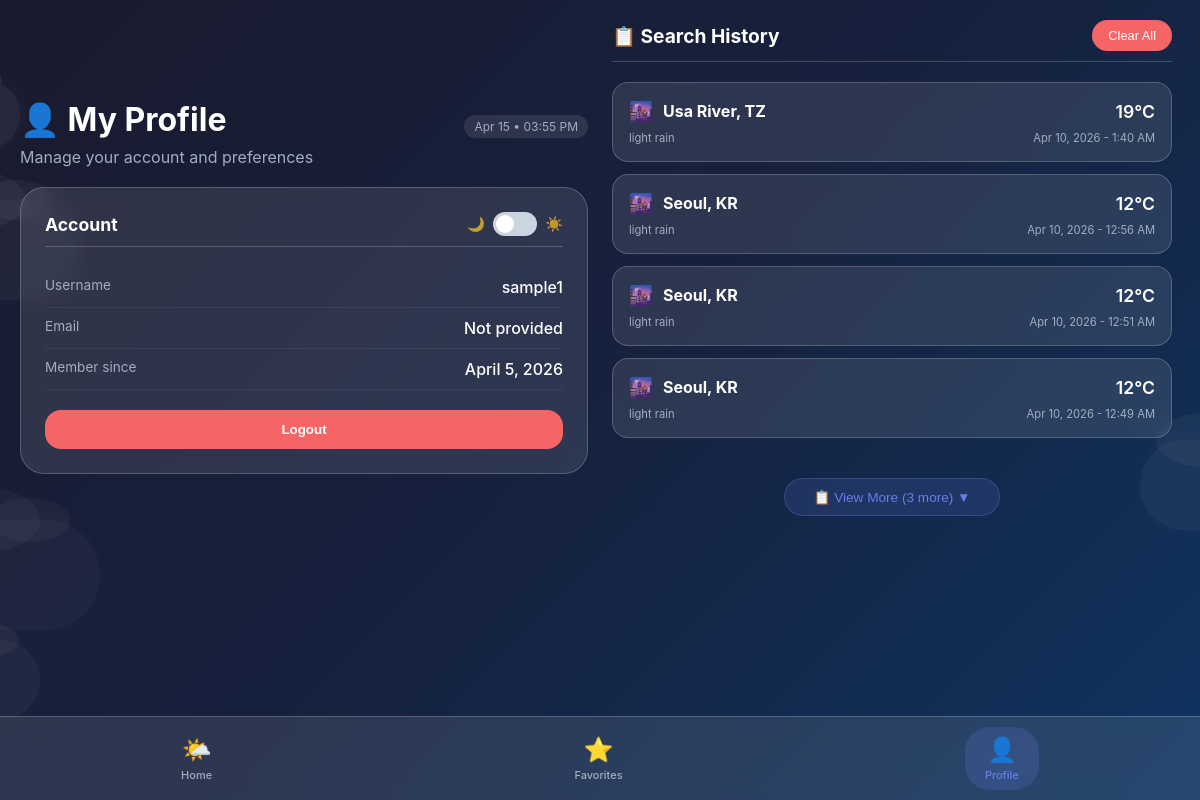
The page /profile/ (signed in) on the database as committed earlier.
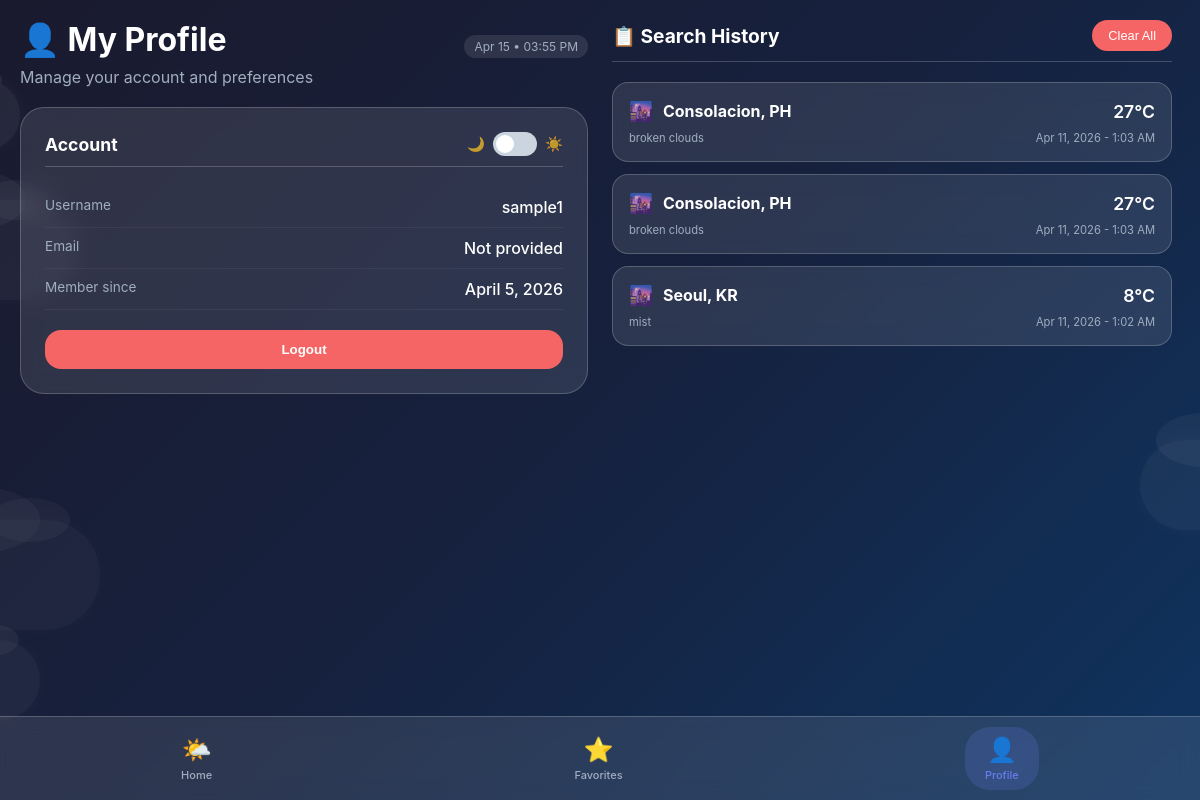
The same page on the database as committed later.
### weatherwise/models.py (models this page shows, shortened)
class WeatherSearch(models.Model):
    user = models.ForeignKey(User, on_delete=models.CASCADE, null=True, blank=True)
    city = models.CharField(max_length=100)
    country = models.CharField(max_length=100, blank=True)
    temperature = models.FloatField()
    feels_like = models.FloatField(null=True, blank=True)
    description = models.CharField(max_length=200)
    icon = models.CharField(max_length=10, blank=True)
    humidity = models.IntegerField()
    wind_speed = models.FloatField()
    pressure = models.IntegerField(null=True, blank=True)
    searched_at = models.DateTimeField(auto_now_add=True)
    class Meta:
        ordering = ['-searched_at']
        indexes = [
            models.Index(fields=['user', '-searched_at']),
            models.Index(fields=['city']),
        ]

### weatherwise/views.py (the view)
# urls.py: path('profile/', views.profile_view, name='profile'),
@login_required
def profile_view(request):
    search_history = WeatherSearch.objects.filter(user=request.user)[:20]
    context = {
        'search_history': search_history,
    }
    return render(request, 'weatherwise/profile.html', context)

### weatherwise/templates/weatherwise/profile.html (shortened to what this page needs)
{% extends 'base.html' %}
{% block content %}
<div class="two-column-layout">
    <div class="left-column">
        <div class="sticky-content">
            <div class="welcome-header">
                <div class="title-section">
                    <h1>👤 My Profile</h1>
                    <div class="datetime-small" id="profileDateTime"></div>
                </div>
                <p>Manage your account and preferences</p>
            </div>
            <div class="profile-card">
                <div class="card-header">
                    <h3>Account</h3>
                    <div class="theme-switch-wrapper">
                        <span class="theme-icon moon">🌙</span>
                        <label class="theme-switch">
                            <span class="slider"></span>
                        </label>
                        <span class="theme-icon sun">☀️</span>
                    </div>
                </div>
                <div class="account-info">
                    <div class="info-row">
                        <span class="info-label">Username</span>
                        <span class="info-value">{{ user.username }}</span>
                    </div>
                    <div class="info-row">
                        <span class="info-label">Email</span>
                        <span class="info-value">{{ user.email|default:"Not provided" }}</span>
                    </div>
                    <div class="info-row">
                        <span class="info-label">Member since</span>
                        <span class="info-value">{{ user.date_joined|date:"F j, Y" }}</span>
                    </div>
                </div>
                <form method="post" action="{% url 'accounts:logout' %}">
                    <button type="submit" class="logout-btn">Logout</button>
                </form>
            </div>
        </div>
    </div>
    <div class="right-column">
        <div class="history-header">
            <h3>📋 Search History</h3>
            {% if search_history %}
            <button onclick="showClearHistoryModal()" class="clear-btn">Clear All</button>
            {% endif %}
        </div>
        <div id="searchHistoryContainer">
            {% if search_history %}
                <div class="history-list">
                    {% for search in search_history %}
                    <div class="history-item {% if forloop.counter > 4 %}history-hidden{% endif %}"
                         onclick="window.location.href='/?city={{ search.city }}'">
                        <div class="history-main">
                            <div class="history-city">
                                <span class="history-icon">🌆</span>
                                <strong>{{ search.city }}, {{ search.country }}</strong>
                            </div>
                            <div class="history-temp">{{ search.temperature|floatformat:0 }}°C</div>
                        </div>
                        <div class="history-meta">
                            <span>{{ search.description }}</span>
                            <span>{{ search.searched_at|date:"M j, Y - g:i A" }}</span>
                        </div>
                    </div>
                    {% endfor %}
                </div>
                {% if search_history|length > 4 %}
                <div class="view-more-container">
                    <button id="viewMoreBtn" class="view-more-btn" onclick="toggleHistory()">
                        📋 View More ({{ search_history|length|add:"-4" }} more) ▼
                    </button>
                </div>
                {% endif %}
            {% else %}
                <div class="empty-history">
                    <div class="empty-icon">📭</div>
                    <p>No search history yet</p>
                    <p class="empty-hint">Search for a city to see it here!</p>
                </div>
            {% endif %}
        </div>
    </div>
</div>
{% endblock %}

### templates/base.html (shortened to what this page needs)
<!DOCTYPE html>
<html lang="en">
<head>
</head>
<body>
    <div class="cloud-bg">
        <div class="cloud cloud-1"></div>
        <div class="cloud cloud-2"></div>
        <div class="cloud cloud-4"></div>
        <div class="cloud cloud-5"></div>
        <div class="cloud cloud-7"></div>
    </div>
    <div class="container content-transition" id="mainContent">
        {% block content %}{% endblock %}
    </div>
    <div class="bottom-nav">
        <a href="{% url 'weatherwise:home' %}" class="nav-item" id="navHome">
            <span class="nav-icon">🌤️</span>
            <span class="nav-label">Home</span>
        </a>
        <a href="{% url 'weatherwise:favorites' %}" class="nav-item" id="navFavorites">
            <span class="nav-icon">⭐</span>
            <span class="nav-label">Favorites</span>
        </a>
        <a href="{% url 'weatherwise:profile' %}" class="nav-item" id="navProfile">
            <span class="nav-icon">👤</span>
            <span class="nav-label">Profile</span>
        </a>
    </div>
</body>
</html>

### templates/base.html (style rules this page uses)
* { margin: 0; padding: 0; box-sizing: border-box; }
:root { --card-bg: rgba(255, 255, 255, 0.1); --text-color: #ffffff; --text-secondary: #a0aec0; --border-color: rgba(255, 255, 255, 0.2); --primary: #667eea; --primary-dark: #5a67d8; --danger: #f56565; --success: #48bb78; }
body { font-family: -apple-system, BlinkMacSystemFont, 'Segoe UI', Roboto, 'Helvetica Neue', sans-serif; color: var(--text-color); min-height: 100vh; padding-bottom: 70px; transition: all 0.3s ease; position: relative; overflow-x: hidden; }
body { background: linear-gradient(135deg, #1a1a2e 0%, #16213e 50%, #0f3460 100%); }
.cloud-bg { position: fixed; top: 0; left: 0; right: 0; bottom: 0; z-index: 0; overflow: hidden; pointer-events: none; }
.cloud { position: absolute; background: rgba(255, 255, 255, 0.15); border-radius: 1000px; box-shadow: 0 0 20px rgba(255, 255, 255, 0.1); animation: floatClouds linear infinite; }
.cloud::before, .cloud::after { content: ''; position: absolute; background: inherit; border-radius: 50%; }
.cloud::before { width: 60%; height: 60%; top: -30%; left: 10%; }
.cloud::after { width: 40%; height: 40%; top: -20%; right: 15%; }
.cloud-1 { width: 120px; height: 70px; top: 10%; left: -100px; animation-duration: 30s; opacity: 0.4; }
.cloud-2 { width: 180px; height: 100px; top: 25%; left: -100px; animation-duration: 45s; opacity: 0.3; }
.cloud-4 { width: 200px; height: 110px; top: 65%; left: -100px; animation-duration: 50s; opacity: 0.25; }
.cloud-5 { width: 140px; height: 80px; top: 80%; left: -100px; animation-duration: 40s; opacity: 0.3; }
.cloud-7 { width: 160px; height: 90px; top: 55%; right: -100px; animation-name: floatCloudsReverse; animation-duration: 42s; opacity: 0.3; }
.container { max-width: 1400px; margin: 0 auto; padding: 20px; position: relative; z-index: 10; transition: opacity 0.25s ease, transform 0.25s ease; }
.bottom-nav { position: fixed; bottom: 0; left: 0; right: 0; background: var(--card-bg); backdrop-filter: blur(10px); display: flex; justify-content: space-around; padding: 10px 0; border-top: 1px solid var(--border-color); z-index: 1000; }
.nav-item { display: flex; flex-direction: column; align-items: center; text-decoration: none; color: var(--text-secondary); padding: 8px 20px; border-radius: 25px; transition: all 0.3s; }
.nav-item.active { color: var(--primary); background: rgba(102, 126, 234, 0.2); }
.nav-icon { font-size: 24px; margin-bottom: 4px; }
.nav-label { font-size: 11px; font-weight: 500; }

Rows that differ between the two databases and show on the page:
removed WeatherSearch: city "Usa River", country "TZ", temperature "19", description "light rain", searched_at "Apr 10, 2026 - 1:40 AM"
removed WeatherSearch: city "Seoul", country "KR", temperature "12", description "light rain", searched_at "Apr 10, 2026 - 12:56 AM"
removed WeatherSearch: city "Seoul", country "KR", temperature "12", description "light rain", searched_at "Apr 10, 2026 - 12:51 AM"
removed WeatherSearch: city "Seoul", country "KR", temperature "12", description "light rain", searched_at "Apr 10, 2026 - 12:49 AM"
added WeatherSearch: city "Consolacion", country "PH", temperature "27", description "broken clouds", searched_at "Apr 11, 2026 - 1:03 AM"
added WeatherSearch: city "Consolacion", country "PH", temperature "27", description "broken clouds", searched_at "Apr 11, 2026 - 1:03 AM"
added WeatherSearch: city "Seoul", country "KR", temperature "8", description "mist", searched_at "Apr 11, 2026 - 1:02 AM"
Other text that changed with them:
{{ search_history|length|add:"-4" }}: "3" → (not shown)
text no longer shown: "📋 View More ( more) ▼"
